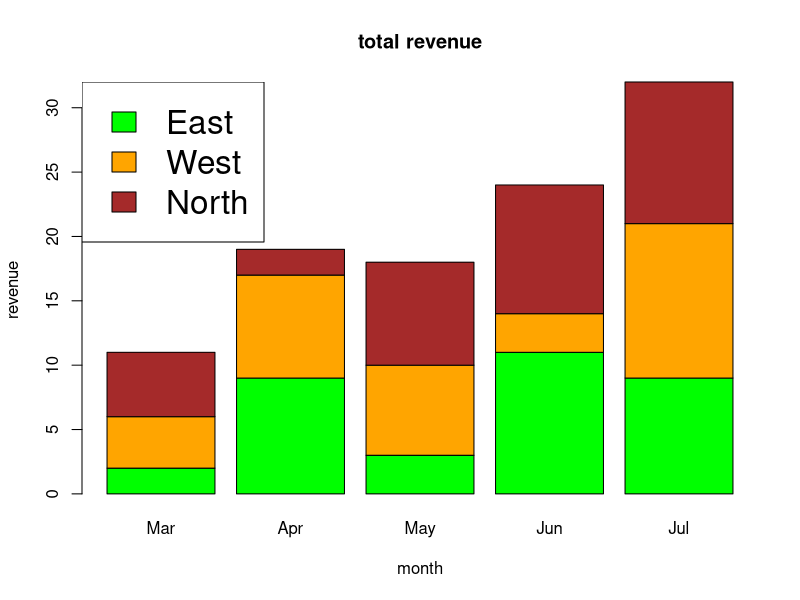

Write the R code that produced this figure.
# Create the input vectors.
colors = c("green","orange","brown")
months <- c("Mar","Apr","May","Jun","Jul")
regions <- c("East","West","North")

# Create the matrix of the values.
Values <- matrix(c(2,9,3,11,9,4,8,7,3,12,5,2,8,10,11), nrow = 3, ncol = 5, byrow = TRUE)

# Give the chart file a name
png(file = "barchart_stacked.png")

# Create the bar chart
barplot(Values, main = "total revenue", names.arg = months, xlab = "month", ylab = "revenue", col = colors)

# Add the legend to the chart
legend("topleft", regions, cex = 2, fill = colors)

# Save the file
dev.off()
